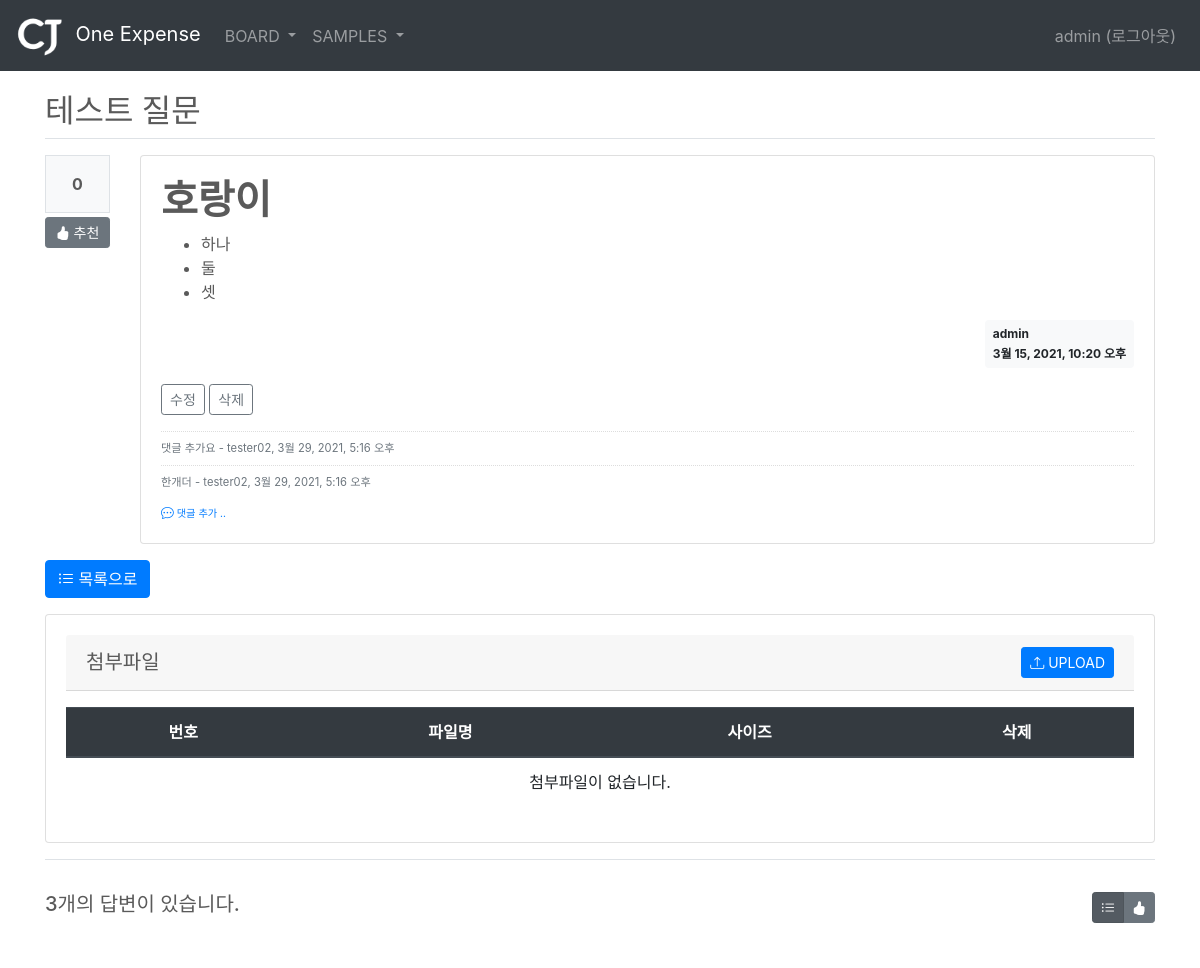
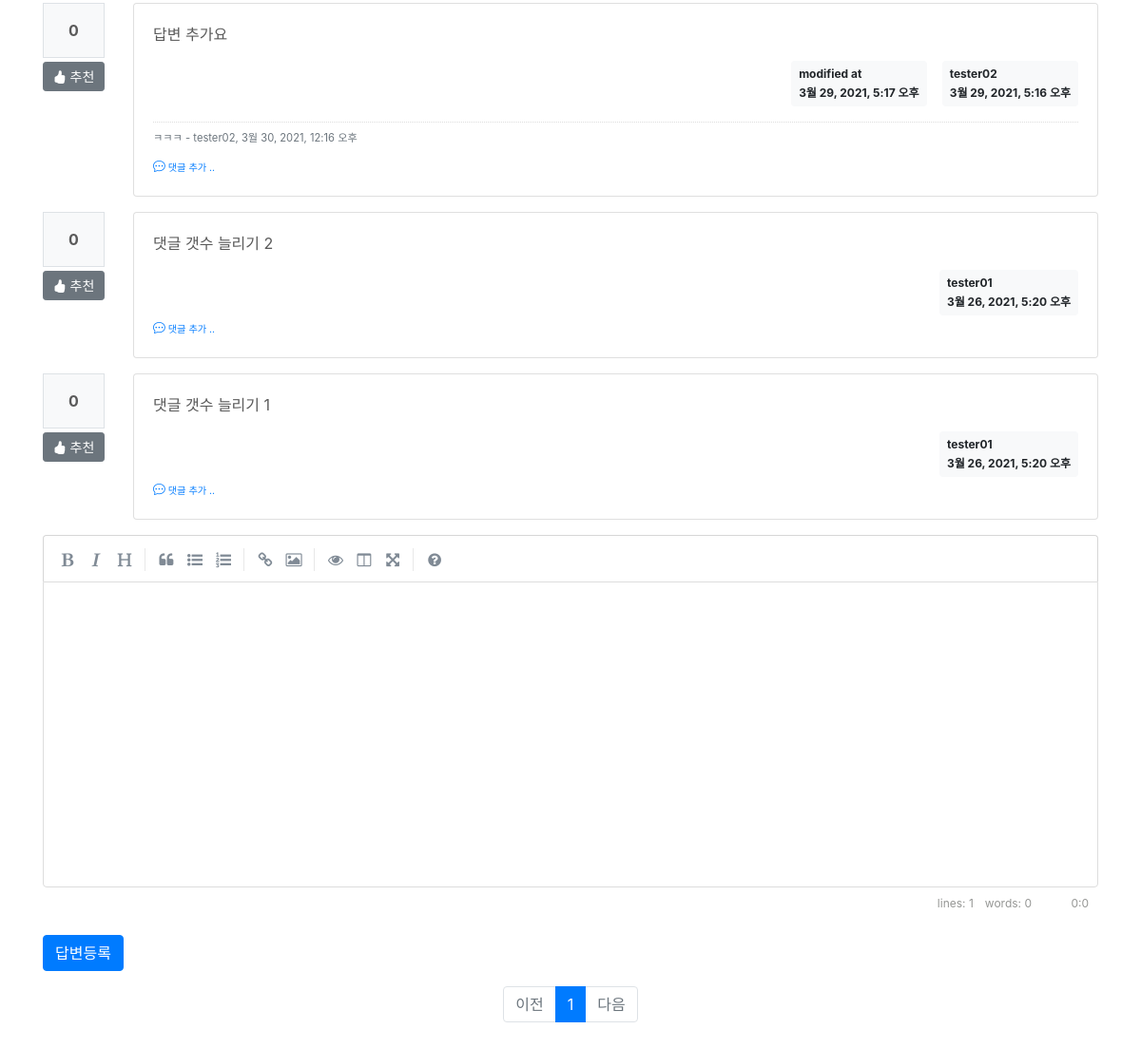
Screenshot of /board/board/detail/307/ (signed in) with the database file from the repository (2 pictures, top to bottom).
### board/models.py (models this page shows, shortened)
class Board(models.Model):
    menu = models.ForeignKey(Menu, on_delete=models.CASCADE, related_name='menu_board')
    author = models.ForeignKey(User, on_delete=models.CASCADE, related_name='author_board')
    subject = models.CharField(max_length=200)
    content = models.TextField()
    hit_count = models.IntegerField(default=0)
    create_date = models.DateTimeField()
    modify_date = models.DateTimeField(null=True, blank=True)
    voter = models.ManyToManyField(User, related_name='voter_board')

class Comment(models.Model):
    author = models.ForeignKey(User, on_delete=models.CASCADE)
    content = models.TextField()
    create_date = models.DateTimeField()
    modify_date = models.DateTimeField(null=True, blank=True)
    board = models.ForeignKey(Board, null=True, blank=True, on_delete=models.CASCADE)
    reply = models.ForeignKey(Reply, null=True, blank=True, on_delete=models.CASCADE)

class Reply(models.Model):
    author = models.ForeignKey(User, on_delete=models.CASCADE, related_name='author_reply')
    board = models.ForeignKey(Board, on_delete=models.CASCADE)
    content = models.TextField()
    create_date = models.DateTimeField()
    modify_date = models.DateTimeField(null=True, blank=True)
    voter = models.ManyToManyField(User, related_name='voter_reply')

### board/views/base_views.py (the view)
# urls.py: path('board/detail/<int:board_id>/', base_views.detail, name='detail'),
@login_required(login_url='common:login')
def detail(request, board_id):
    page = request.GET.get('page', '1')  # 페이지
    so = request.GET.get('so', 'recent')  # 정렬기준
    board = get_object_or_404(Board, pk=board_id)
    board.hit_count += 1
    board.save()
    if so == 'recommend':
        reply_list = board.reply_set.all().annotate(num_voter=Count('voter')).order_by('-num_voter', '-create_date')
    else:  # recent
        reply_list = board.reply_set.all().order_by('-create_date')
    paginator = Paginator(reply_list, 5)  # 페이지당 5개씩 보여주기
    page_obj = paginator.get_page(page)
    fileForm = FileForm()
    file_list = File.objects.filter(ref_type='board', ref_id=board.id).order_by('-create_date')
    context = {'board': board, 'reply_list': page_obj, 'so': so, 'fileForm': fileForm, 'file_list': file_list, 'ref_type': 'board', 'ref_id': board.id}
    return render(request, 'board/board_detail.html', context)

### common/forms.py
class FileForm(forms.Form):
    file_data = forms.FileField(label='Select a file', help_text='Max. 42 MB')

### board/templatetags/board_filter.py (called while the page is built)
@register.filter()
def mark(value):
    extensions = ["nl2br", "fenced_code"]
    return mark_safe(markdown.markdown(value, extensions=extensions))

### templates/board/board_detail.html (shortened to what this page needs)
{% extends 'base.html' %}
{% load board_filter %}
{% block content %}
<div class="container my-3" style="padding-top:20px">
    <h2 class="border-bottom py-2">{{ board.subject }}</h2>
    <div class="row my-3">
        <div class="col-1">
            <div class="bg-light text-center p-3 border font-weight-bolder mb-1">{{board.voter.count}}</div>
            <a href="#" data-uri="{% url 'board:vote_board' board.id  %}"
               class="recommend btn btn-sm btn-secondary btn-block my-1"><i class="bi bi-hand-thumbs-up-fill"></i> 추천</a>
        </div>
        <div class="col-11">
            <div class="card">
                <div class="card-body">
                    <div class="card-text">{{ board.content|mark }}</div>
                    <div class="d-flex justify-content-end">
                        <div class="badge badge-light p-2 text-left">
                            <div class="mb-2">{{ board.author.username }}</div>
                            <div>{{ board.create_date }}</div>
                        </div>
                    </div>
                    {% if request.user == board.author %}
                    <div class="my-3">
                        <a href="{% url 'board:board_modify' board.id  %}"
                           class="btn btn-sm btn-outline-secondary">수정</a>
                        <a href="#" class="delete btn btn-sm btn-outline-secondary"
                           data-uri="{% url 'board:board_delete' board.id  %}">삭제</a>
                    </div>
                    {% endif %}
                    {% if board.comment_set.count > 0 %}
                    <div class="mt-3">
                    {% for comment in board.comment_set.all %}
                        <div class="comment py-2 text-muted">
                            <span style="white-space: pre-line;">{{ comment.content }}</span>
                            <span>
                                - {{ comment.author }}, {{ comment.create_date }}
                            </span>
                        </div>
                    {% endfor %}
                    </div>
                    {% endif %}
                    <div>
                        <a href="{% url 'board:comment_create_board' board.id  %}"
                           class="small"><i class="bi bi-chat-dots"></i><small> 댓글 추가 ..</small></a>
                    </div>
                </div>
            </div>
        </div>
    </div>
    <a href="{% url 'board:list' board.menu_id %}" class="btn btn-primary"><i class="bi bi-list-ul"></i> 목록으로</a>
    <div class="row my-3">
        <div class="col-12">
            <div class="card">
                <div class="card-body">
                    <h5 class="card-header d-flex justify-content-between align-items-center">
                        첨부파일
                        <button id="upload_popup_btn" type="button" class="btn btn-sm btn-primary"><i class="bi bi-upload"></i> UPLOAD</button>
                    </h5>
                    <table class="table my-3">
                        <thead>
                        <tr class="text-center thead-dark">
                            <th>번호</th>
                            <th>파일명</th>
                            <th>사이즈</th>
                            <th>삭제</th>
                        </tr>
                        </thead>
                        <tbody>
                        {% if file_list %}
                        {% for file in file_list %}
                        <tr class="text-center">
                            <td>{{ forloop.counter }}</td>
                            <td>
                                <a href="{% url 'common:file_download' file.id  %}">{{ file.file_name }}</a>
                            </td>
                            <td>
                                {{ file.file_data.size }}
                            </td>
                            <td>
                                <a href="#" data-uri="{% url 'common:file_delete' file.id %}" class="file_delete badge badge-danger" type="button">DELETE</a>
                            </td>
                        </tr>
                        {% endfor %}
                        {% else %}
                        <tr>
                            <td colspan="4" class="text-center">첨부파일이 없습니다.</td>
                        </tr>
                        {% endif %}
                        </tbody>
                    </table>
                </div>
            </div>
        </div>
    </div>
    <div class="d-flex justify-content-between border-top my-3 py-2">
        <h5 class="my-3 py-2">{{ reply_list.paginator.count }}개의 답변이 있습니다.</h5>
        <div class="btn-group my-3 py-2" role="group">
            <button type="button" class="btn btn-sm btn-secondary so {% if so == 'recent' %}active{% endif %}" data-so="recent"  data-original-title="최신순">
                <i class="bi bi-list-ul"></i>
            </button>
            <button type="button" class="btn btn-sm btn-secondary so {% if so == 'recommend' %}active{% endif %}" data-so="recommend" data-original-title="추천순">
                <i class="bi bi-hand-thumbs-up-fill"></i>
            </button>
        </div>
    </div>
    {% for reply in reply_list %}
    <div class="row my-3">
        <div class="col-1">
            <div class="bg-light text-center p-3 border font-weight-bolder mb-1">{{reply.voter.count}}</div>
            <a href="#" data-uri="{% url 'board:vote_reply' reply.id  %}"
                class="recommend btn btn-sm btn-secondary btn-block my-1"><i class="bi bi-hand-thumbs-up-fill"></i> 추천</a>
        </div>
        <div class="col-11">
            <div class="card">
                <div class="card-body">
                    <div class="card-text">{{ reply.content|mark }}</div>
                    <div class="d-flex justify-content-end">
                        {% if reply.modify_date %}
                        <div class="badge badge-light p-2 text-left mx-3">
                            <div class="mb-2">modified at</div>
                            <div>{{ reply.modify_date }}</div>
                        </div>
                        {% endif %}
                        <div class="badge badge-light p-2 text-left">
                            <div class="mb-2">{{ reply.author.username }}</div>
                            <div>{{ reply.create_date }}</div>
                        </div>
                    </div>
                    {% if reply.comment_set.count > 0 %}
                    <div class="mt-3">
                    {% for comment in reply.comment_set.all %}
                        <div class="comment py-2 text-muted">
                            <span style="white-space: pre-line;">{{ comment.content }}</span>
                            <span>
                                - {{ comment.author }}, {{ comment.create_date }}
                            </span>
                        </div>
                    {% endfor %}
                    </div>
                    {% endif %}
                    <div>
                        <a href="{% url 'board:comment_create_reply' reply.id  %}"
                           class="small"><i class="bi bi-chat-dots"></i><small> 댓글 추가 ..</small></a>
                    </div>
                </div>
            </div>
        </div>
    </div>
    {% endfor %}
    <form action="{% url 'board:reply_create' board.id %}" method="post" class="my-3">
        <div class="form-group">
        </div>
        <input type="submit" value="답변등록" class="btn btn-primary">
    </form>
    <ul class="pagination justify-content-center">
        {% if reply_list.has_previous %}
        <li class="page-item">
           <a class="page-link" data-page="{{ reply_list.previous_page_number }}" href="#">이전</a>
        </li>
        {% else %}
        <li class="page-item disabled">
            <a class="page-link" tabindex="-1" aria-disabled="true" href="#">이전</a>
        </li>
        {% endif %}
        {% for page_number in reply_list.paginator.page_range %}
            {% if page_number >= reply_list.number|add:-5 and page_number <= reply_list.number|add:5 %}
                {% if page_number == reply_list.number %}
                <li class="page-item active" aria-current="page">
                    <a class="page-link" data-page="{{ page_number }}" href="#">{{ page_number }}</a>
                </li>
                {% else %}
                <li class="page-item">
                    <a class="page-link" data-page="{{ page_number }}" href="#">{{ page_number }}</a>
                </li>
                {% endif %}
            {% endif %}
        {% endfor %}
        {% if reply_list.has_next %}
        <li class="page-item">
            <a class="page-link" data-page="{{ reply_list.next_page_number }}" href="#">다음</a>
        </li>
        {% else %}
        <li class="page-item disabled">
            <a class="page-link" tabindex="-1" aria-disabled="true" href="#">다음</a>
        </li>
        {% endif %}
    </ul>
</div>
{% endblock %}

### templates/navbar.html (shortened to what this page needs)
{% load static %}
<header>
    <nav class="navbar navbar-expand-md navbar-dark fixed-top bg-dark">
        <a class="navbar-brand" href="/">
            <img src="{% static '/images/logo_cj_white.png' %}" class="img-fluid" style="height:45px; padding-right:5px"> One Expense
        </a>
        <div class="collapse navbar-collapse" id="navbarCollapse">
            <ul class="navbar-nav mr-auto">
                <li class="nav-item dropdown">
                    {% if user.is_authenticated %}
                    <a class="nav-link dropdown-toggle" href="{% url 'board:list' 1 %}" data-toggle="dropdown"> BOARD </a>
                    {% endif %}
                </li>
                <li class="nav-item dropdown">
                    {% if user.is_authenticated %}
                    <a class="nav-link dropdown-toggle" href="{% url 'board:list' 1 %}" data-toggle="dropdown"> SAMPLES </a>
                    {% endif %}
                </li>
            </ul>
            <ul class="navbar-nav">
                <li class="nav-item">
                    {% if user.is_authenticated %}
                    <a class="nav-link" href="{% url 'common:logout' %}">{{ user.username }} (로그아웃)</a>
                    {% else %}
                    <a class="nav-link" href="{% url 'common:login' %}">로그인</a>
                    {% endif %}
                </li>
            </ul>
        </div>
    </nav>
</header>

### static/style.css (style rules this page uses)
.comment { border-top:dotted 1px #ddd; font-size:0.7em; }

### static/carousel.css (style rules this page uses)
body { padding-top: 3rem; padding-bottom: 3rem; color: #5a5a5a; }

### rows the page displays
Board: subject "테스트 질문", voter.count "0", content|mark "호랑이 하나 둘 셋", author.username "admin", create_date "3월 15, 2021, 10:20 오후"
Comment: content "댓글 추가요", author "tester02", create_date "3월 29, 2021, 5:16 오후"
Comment: content "한개더", author "tester02", create_date "3월 29, 2021, 5:16 오후"
Reply: voter.count "0", content|mark "답변 추가요", modify_date "3월 29, 2021, 5:17 오후", author.username "tester02", create_date "3월 29, 2021, 5:16 오후"
Comment: content "ㅋㅋㅋ", author "tester02", create_date "3월 30, 2021, 12:16 오후"
Reply: voter.count "0", content|mark "댓글 갯수 늘리기 2", author.username "tester01", create_date "3월 26, 2021, 5:20 오후"
Reply: voter.count "0", content|mark "댓글 갯수 늘리기 1", author.username "tester01", create_date "3월 26, 2021, 5:20 오후"

### other values shown
{{ user.username }} "admin"
{{ reply_list.paginator.count }} "3"
{{ page_number }} "1"
